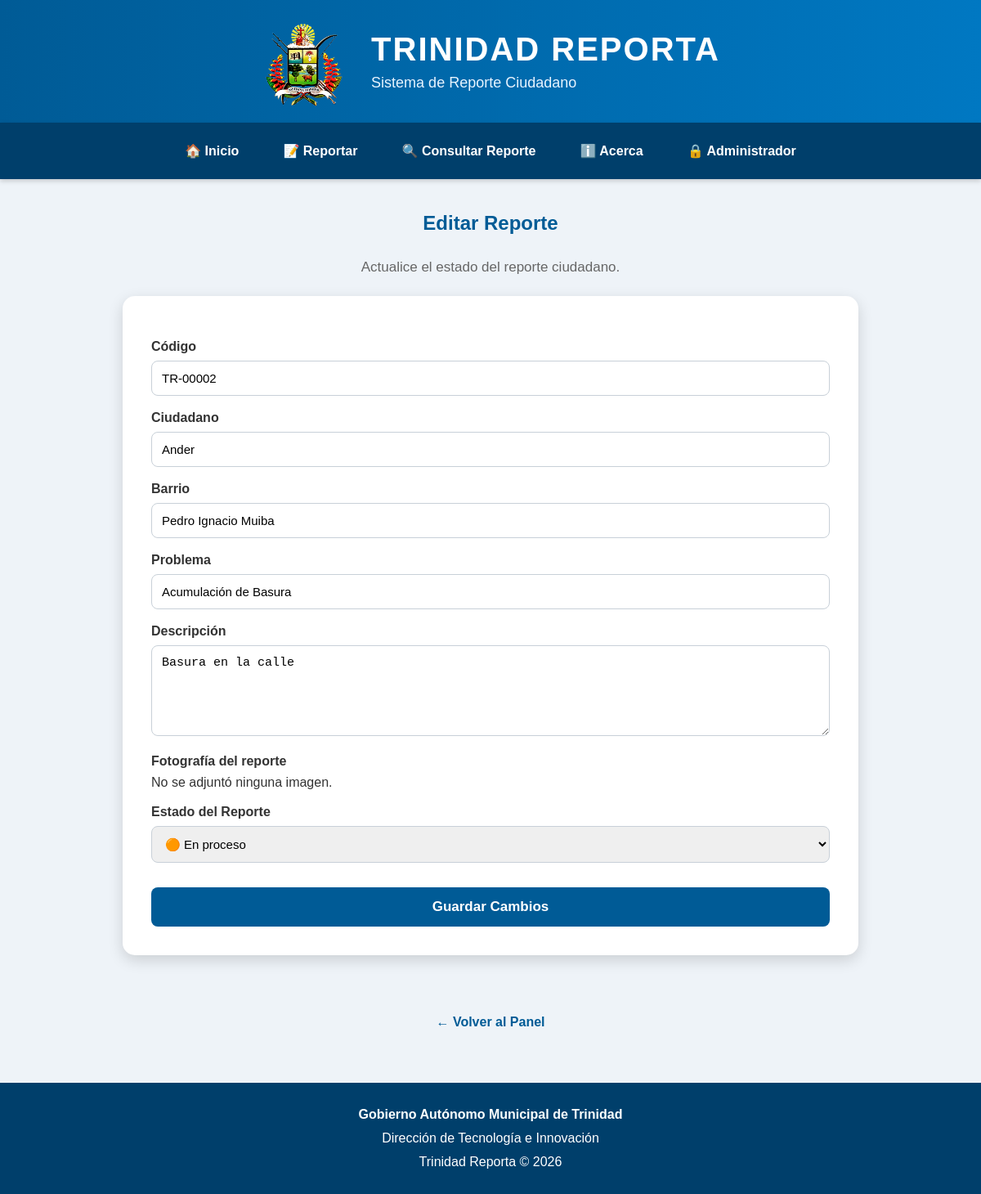
The page /editar/2 (signed in) on the database its author committed.
### tables this page shows
CREATE TABLE reportes(
    id INTEGER PRIMARY KEY AUTOINCREMENT,
    codigo TEXT NOT NULL UNIQUE,
    nombre_ciudadano TEXT NOT NULL,
    barrio_id INTEGER NOT NULL,
    problema_id INTEGER NOT NULL,
    descripcion TEXT NOT NULL,
    imagen TEXT,
    estado TEXT DEFAULT 'Pendiente',
    fecha_reporte TEXT NOT NULL,
    fecha_actualizacion TEXT,

    FOREIGN KEY (barrio_id) REFERENCES barrios(id),
    FOREIGN KEY (problema_id) REFERENCES problemas(id)
);

CREATE TABLE barrios(
    id INTEGER PRIMARY KEY AUTOINCREMENT,
    nombre TEXT NOT NULL UNIQUE
);

CREATE TABLE problemas(
    id INTEGER PRIMARY KEY AUTOINCREMENT,
    nombre TEXT NOT NULL UNIQUE
);

### app.py (the view, shortened to what this page needs)
@app.route("/editar/<int:id>", methods=["GET", "POST"])
def editar_reporte(id):
    if "admin" not in session:
        return redirect(url_for("admin"))
    conexion = sqlite3.connect("trinidad_reporta.db")
    cursor = conexion.cursor()
    cursor.execute("""
    SELECT
        reportes.id,
        reportes.codigo,
        reportes.nombre_ciudadano,
        barrios.nombre,
        problemas.nombre,
        reportes.descripcion,
        reportes.imagen,
        reportes.estado,
        reportes.fecha_reporte
    FROM reportes

    INNER JOIN barrios
        ON reportes.barrio_id = barrios.id

    INNER JOIN problemas
        ON reportes.problema_id = problemas.id

    WHERE reportes.id = ?
    """, (id,))
    reporte = cursor.fetchone()
    conexion.close()
    return render_template(
        "editar_reporte.html",
        reporte=reporte
    )

### templates/editar_reporte.html (shortened to what this page needs)
{% extends "base.html" %}
{% block contenido %}
<h2>Editar Reporte</h2>
<p class="subtitulo">
Actualice el estado del reporte ciudadano.
</p>
<form method="POST">
    <label>Código</label>
    <input
        type="text"
        value="{{ reporte[1] }}"
        readonly>
    <label>Ciudadano</label>
    <input
        type="text"
        value="{{ reporte[2] }}"
        readonly>
    <label>Barrio</label>
    <input
        type="text"
        value="{{ reporte[3] }}"
        readonly>
    <label>Problema</label>
    <input
        type="text"
        value="{{ reporte[4] }}"
        readonly>
    <label>Descripción</label>
    <textarea
        rows="5"
        readonly>{{ reporte[5] }}</textarea>
    <label>Fotografía del reporte</label>
    {% if reporte[6] %}
        <div style="text-align:center; margin-bottom:20px;">
            <img
                src="{{ url_for('static', filename='imagenes/' + reporte[6]) }}"
                alt="Imagen del reporte"
                style="max-width:100%; max-height:350px; border-radius:10px; border:1px solid #cccccc;">
            <br><br>
            <a
                href="{{ url_for('static', filename='imagenes/' + reporte[6]) }}"
                target="_blank"
                class="boton-principal">
                🔍 Ver tamaño completo
            </a>
        </div>
    {% else %}
        <p>No se adjuntó ninguna imagen.</p>
    {% endif %}
    <label>Estado del Reporte</label>
    <select name="estado">
        <option value="En proceso"
        {% if reporte[7] == "En proceso" %}selected{% endif %}>
            🟠 En proceso
        </option>
    </select>
    <input
        type="submit"
        value="Guardar Cambios">
</form>
<br>
<div class="acciones">
    <a href="/panel_admin" class="boton-secundario">
        ← Volver al Panel
    </a>
</div>
{% endblock %}

### static/css/estilo.css (style rules this page uses)
* { margin: 0; padding: 0; box-sizing: border-box; }
body { font-family: Arial, Helvetica, sans-serif; background-color: #eef3f8; color: #333333; }
form { background-color: white; padding: 35px; border-radius: 15px; box-shadow: 0px 6px 18px rgba(0,0,0,0.15); }
h2 { text-align: center; color: #005b96; margin-bottom: 30px; }
label { display: block; font-weight: bold; margin-top: 18px; margin-bottom: 8px; }
input[type=text], input[type=password], select, textarea { width: 100%; padding: 12px; border: 1px solid #c8d0d8; border-radius: 8px; font-size: 15px; transition: 0.3s; }
textarea { resize: vertical; }
input[type=submit] { width: 100%; margin-top: 30px; padding: 14px; background-color: #005b96; color: white; border: none; border-radius: 8px; font-size: 17px; font-weight: bold; cursor: pointer; transition: 0.3s; }
a { color: #005b96; text-decoration: none; }
.boton-principal, .boton-secundario, .boton-cerrar { display: inline-flex; justify-content: center; align-items: center; gap: 8px; min-width: 200px; height: 48px; margin: 10px; padding: 12px 22px; border-radius: 8px; text-decoration: none; font-weight: bold; transition: 0.3s; box-sizing: border-box; }
.subtitulo { text-align: center; color: #666; margin-bottom: 25px; font-size: 17px; }
.acciones { text-align: center; margin-top: 30px; }

### rows shown on the page
reportes: codigo "TR-00002", nombre_ciudadano "Ander", descripcion "Basura en la calle", estado "🟠 En proceso"
barrios: nombre "Pedro Ignacio Muiba"
problemas: nombre "Acumulación de Basura"
